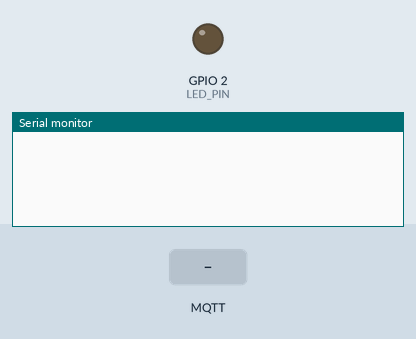
A sketch run on a simulated ESP32. Parts: output pins drawn as LEDs (lit = HIGH), the last lines printed to the serial monitor. Inputs (shaded band) come from the test bench. WiFi joins after 1.5 s; servers stay silent unless stated; no MQTT or app messages arrive unless stated.

Above: at 2.7 s.
2.8 s: MQTT message "1" arrives on the first subscribed topic
At 3.9 s:
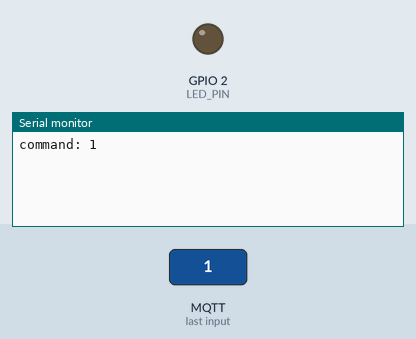
4.3 s: MQTT message "on" arrives on the first subscribed topic
At 5.0 s:
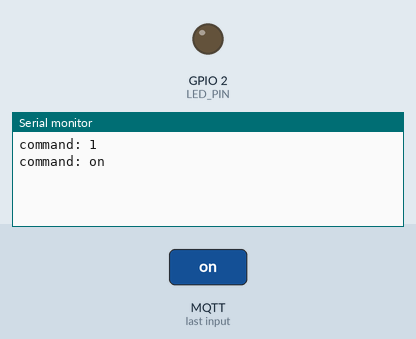
5.8 s: MQTT message "off" arrives on the first subscribed topic
At 6.1 s:
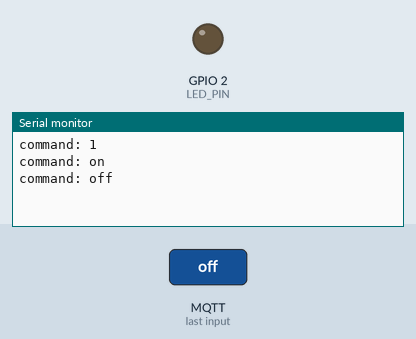

The sketch:

esp32_mqtt.ino
```cpp
// TronicIOT - ESP32 over MQTT (instant commands). Library: PubSubClient (Nick O'Leary)
// Broker: your TronicIOT server, port 1883. MQTT username = device token, password = empty.
#include <WiFi.h>
#include <PubSubClient.h>

const char* WIFI_SSID = "YOUR_WIFI_NAME";
const char* WIFI_PASS = "YOUR_WIFI_PASSWORD";
const char* MQTT_HOST = "YOUR_SERVER_IP";
const int   MQTT_PORT = 1883;
const char* TOKEN     = "tr_PASTE_DEVICE_TOKEN";
const int   LED_PIN   = 2;

String topicData = String("tronic/") + TOKEN + "/data";
String topicCmd  = String("tronic/") + TOKEN + "/cmd";
WiFiClient net;
PubSubClient mqtt(net);

void onMessage(char*, byte* payload, unsigned int len) {
  String msg; for (unsigned i = 0; i < len; i++) msg += (char)payload[i];
  Serial.println("command: " + msg);               // {"id":1,"name":"led","value":"1"}
  if (msg.indexOf("\"led\"") >= 0) digitalWrite(LED_PIN, msg.indexOf("\"value\":\"1\"") >= 0 ? HIGH : LOW);
}

void connectMqtt() {
  while (!mqtt.connected()) {
    String id = "esp32-" + String((uint32_t)ESP.getEfuseMac(), HEX);
    if (mqtt.connect(id.c_str(), TOKEN, "")) mqtt.subscribe(topicCmd.c_str());
    else { Serial.println("MQTT failed, retrying"); delay(2000); }
  }
}

void setup() {
  Serial.begin(115200); pinMode(LED_PIN, OUTPUT);
  WiFi.begin(WIFI_SSID, WIFI_PASS);
  while (WiFi.status() != WL_CONNECTED) delay(500);
  mqtt.setServer(MQTT_HOST, MQTT_PORT);
  mqtt.setCallback(onMessage);
}

void loop() {
  if (!mqtt.connected()) connectMqtt();
  mqtt.loop();
  static unsigned long last = 0;
  if (millis() - last > 5000) {
    last = millis();
    float temp = 24.5;                               // TODO: real sensor
    String json = "{\"temp\":" + String(temp) + "}";
    mqtt.publish(topicData.c_str(), json.c_str());
  }
}
```

Measured:
- after the input at 2.8 s, the serial monitor: prints a new line at once (image 1)
- after the input at 4.3 s, the serial monitor: prints a new line at once (image 2)
- after the input at 5.8 s, the serial monitor: prints a new line at once (image 3)
